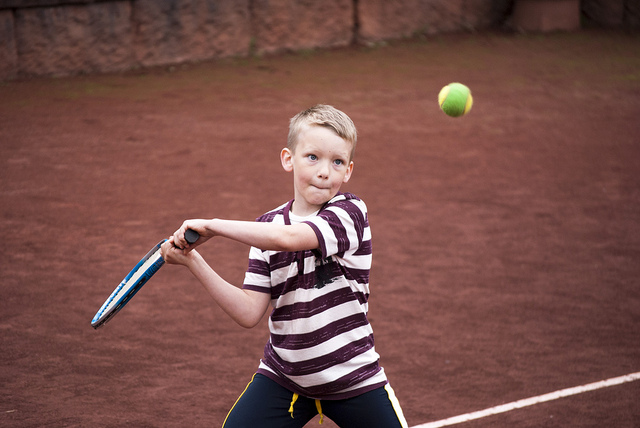
#> input picture figs/2399.jpg, 640 x 428 px, found by its file name
$ python distortion_generation.py
#> lines starting #> are read from the running program, lines starting #| are printed output that depends on the picture
import cv2
import numpy as np
import os


def get_distortion_size(img):
    height, width, _ = img.shape
    cx, cy = (width - 1) / 2, (height - 1) / 2
    rd = np.sqrt(cx * cx + cy * cy)
    r = np.real(np.roots([k2, 0, k1, 0, 1, -rd])[-1])
    w1 = int((width - 1) * r / rd)
    h1 = int((height - 1) * r / rd)
    return [h1, w1]


def distort_image(shape, img, k1, k2):
    dst = np.zeros((shape[0], shape[1], 3), np.uint8)
    h, w, _ = img.shape
    cx, cy = (shape[1] - 1) // 2, (shape[0] - 1) // 2
    x0 = (w - 1) / 2
    y0 = (h - 1) / 2
    for i in range(shape[0]):
        for j in range(shape[1]):
            r = np.sqrt((i - cy) * (i - cy) + (j - cx) * (j - cx))
            factor = 1 + k1 * r * r + k2 * r * r * r * r
            xd = (j - cx) * factor
            yd = (i - cy) * factor
            u = int(xd + x0)
            v = int(yd + y0)
            if u in range(w) and v in range(h):
                dst[i, j, :] = img[v, u, :]
    return dst


if __name__ == "__main__":
    k1_lower = 1e-4
    k1_upper = 1e-6
    k2_lower = 1e-9
    k2_upper = 1e-11

    k1 = np.random.uniform(k1_lower, k1_upper)
    k2 = np.random.uniform(k2_lower, k2_upper)

    filename = os.getcwd() + "\\figs\\2399.jpg"
    img = cv2.imread(filename)
#> img is the input picture: shape (428, 640, 3); mean B, G, R 74.3, 79.5, 119.1
    shape = get_distortion_size(img)
#> shape = [179, 268]
    dst = distort_image(shape, img, k1, k2)
#> in distort_image, `cx, cy = (shape[1] - 1) // 2, (shape[0] - 1) // 2`: cx = 133; cy = 89
#> after the loop in distort_image, `for i in range(shape[0]):`:
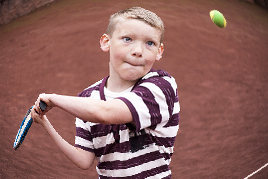
#> dst: shape (179, 268, 3); mean B, G, R 95.5, 99.9, 142.8
    cv2.imshow("dst", dst)
    cv2.waitKey(0)
    cv2.destroyAllWindows()
